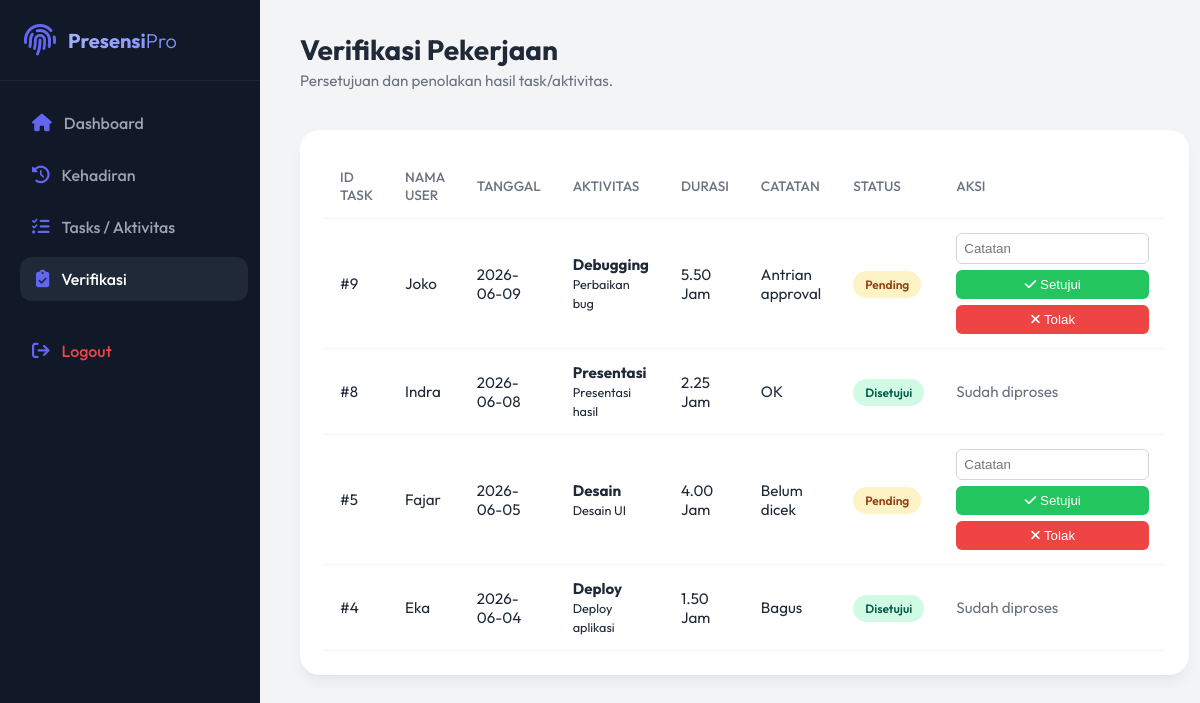
The app's page /verification/index.php (signed in) with its own data.
### tables this page shows
CREATE TABLE `verifications` (
  `id` int(11) NOT NULL,
  `status` enum('Pending','Disetujui','Ditolak') DEFAULT NULL,
  `catatan` varchar(500) DEFAULT NULL,
  `tanggal_approval` datetime DEFAULT NULL,
  `tasks_idtasks` int(11) DEFAULT NULL,
  `users_id` int(11) DEFAULT NULL
);

CREATE TABLE `users` (
  `id` int(11) NOT NULL,
  `nama` varchar(100) NOT NULL,
  `email` varchar(100) NOT NULL,
  `password` varchar(255) NOT NULL,
  `divisi` enum('IT','HR','Finance','Marketing','Operasional') NOT NULL,
  `status` enum('Aktif','Nonaktif') DEFAULT 'Aktif',
  `tipe_users_id` int(11) DEFAULT NULL
);

CREATE TABLE `tasks` (
  `id` int(11) NOT NULL,
  `tanggal` date NOT NULL,
  `aktivitas` varchar(255) DEFAULT NULL,
  `deskripsi` varchar(500) DEFAULT NULL,
  `durasi_jam` decimal(4,2) DEFAULT NULL,
  `users_id` int(11) DEFAULT NULL
);

### models/Verification.php (called while the page is built, shortened)
<?php
class Verification
{
    private $conn;
    private $table_name = "verifications";
    public function __construct($db)
    {
        $this->conn = $db;
    }
    public function readPaging($from_record_num, $records_per_page, $powerLevel = null)
    {
        $query = "SELECT
                    v.*,
                    u.nama AS user_name,
                    t.aktivitas,
                    t.deskripsi,
                    t.tanggal,
                    t.durasi_jam
                  FROM " . $this->table_name . " v
                  LEFT JOIN users u ON v.users_id = u.id
                  LEFT JOIN tasks t ON v.tasks_idtasks = t.id";
        if ($powerLevel !== null && $powerLevel < 5) {
            $query .= " WHERE (6 - u.tipe_users_id) < :powerLevel";
        }
        $query .= " ORDER BY v.id DESC LIMIT :from, :limit";
        $stmt = $this->conn->prepare($query);
        if ($powerLevel !== null && $powerLevel < 5) {
            $stmt->bindParam(':powerLevel', $powerLevel, PDO::PARAM_INT);
        }
        $stmt->bindParam(':from', $from_record_num, PDO::PARAM_INT);
        $stmt->bindParam(':limit', $records_per_page, PDO::PARAM_INT);
        $stmt->execute();
        return $stmt;
    }
    public function count($powerLevel = null, $status = null)
    {
        $query = "SELECT COUNT(*) as total_row FROM " . $this->table_name . " v LEFT JOIN users u ON v.users_id = u.id";
        $conditions = [];
        if ($powerLevel !== null && $powerLevel < 5) {
            $conditions[] = "(6 - u.tipe_users_id) < :powerLevel";
        }
        if (!empty($conditions)) {
            $query .= " WHERE " . implode(" AND ", $conditions);
        }
        $stmt = $this->conn->prepare($query);
        if ($powerLevel !== null && $powerLevel < 5) {
            $stmt->bindParam(':powerLevel', $powerLevel, PDO::PARAM_INT);
        }
        $stmt->execute();
        $row = $stmt->fetch(PDO::FETCH_ASSOC);
        return $row['total_row'];
    }
}
?>

### verification/index.php (the view, shortened to what this page needs)
<?php
require_once '../models/Verification.php';
$database = new Database();
$db = $database->getConnection();
$verification = new Verification($db);
$userPowerLevel = $_SESSION['power_level'] ?? 1;
$page = isset($_GET['page']) ? (int) $_GET['page'] : 1;
$records_per_page = 5;
$from_record_num = ($records_per_page * $page) - $records_per_page;
$filterPowerLevel = ($userPowerLevel < 5) ? $userPowerLevel : null;
$stmt = $verification->readPaging($from_record_num, $records_per_page, $filterPowerLevel);
?>
<!DOCTYPE html>
<html lang="id">
<head>
    <link rel="stylesheet" href="https://cdnjs.cloudflare.com/ajax/libs/font-awesome/6.4.0/css/all.min.css">
    <link rel="stylesheet" href="../assets/css/style.css">
</head>
<body>
    <aside class="sidebar">
        <div class="sidebar-header">
            <i class="fa-solid fa-fingerprint fa-2x" style="color: var(--primary-light);"></i>
            <h2>Presensi<span style="color: white; font-weight: 300;">Pro</span></h2>
        </div>
        <ul class="nav-links">
            <li><a href="../index.php"><i class="fa-solid fa-house"></i> Dashboard</a></li>
            <li><a href="../kehadiran/index.php"><i class="fa-solid fa-clock-rotate-left"></i> Kehadiran</a></li>
            <li><a href="../tasks/index.php"><i class="fa-solid fa-list-check"></i> Tasks / Aktivitas</a></li>
            <?php if (isset($_SESSION['power_level']) && $_SESSION['power_level'] > 1): ?>
                <li><a href="index.php" class="active"><i class="fa-solid fa-clipboard-check"></i> Verifikasi</a></li>
            <?php endif; ?>
            <li style="margin-top: auto; padding-top: 20px;"><a href="../logout.php" style="color: #ef4444;"><i
                        class="fa-solid fa-arrow-right-from-bracket"></i> Logout</a></li>
        </ul>
    </aside>
    <main class="main-content">
        <header class="top-header">
            <div class="welcome-msg">
                <h1>Verifikasi Pekerjaan</h1>
                <p>Persetujuan dan penolakan hasil task/aktivitas.</p>
            </div>
        </header>
        <div class="section-card">
            <div class="table-responsive">
                <table>
                    <thead>
                        <tr>
                            <th>ID TASK</th>
                            <th>NAMA USER</th>
                            <th>TANGGAL</th>
                            <th>AKTIVITAS</th>
                            <th>DURASI</th>
                            <th>CATATAN</th>
                            <th>STATUS</th>
                            <th>AKSI</th>
                        </tr>
                    </thead>
                    <tbody>
                        <?php while ($row = $stmt->fetch(PDO::FETCH_ASSOC)): ?>
                            <tr>
                                <td>#<?php echo htmlspecialchars($row['tasks_idtasks']); ?></td>
                                <td><?php echo htmlspecialchars($row['user_name'] ?? '-'); ?></td>
                                <td><?php echo htmlspecialchars($row['tanggal'] ?? '-'); ?></td>
                                <td>
                                    <strong><?php echo htmlspecialchars($row['aktivitas'] ?? '-'); ?></strong><br>
                                    <small><?php echo htmlspecialchars($row['deskripsi'] ?? '-'); ?></small>
                                </td>
                                <td><?php echo htmlspecialchars($row['durasi_jam'] ?? '-'); ?> Jam</td>
                                <td><?php echo htmlspecialchars($row['catatan']); ?></td>
                                <td>
                                    <?php if ($row['status'] == 'Disetujui'): ?>
                                        <span class="status-badge" style="background:#D1FAE5; color:#065F46;">Disetujui</span>
                                    <?php elseif ($row['status'] == 'Pending'): ?>
                                        <span class="status-badge" style="background:#FEF3C7; color:#92400E;">Pending</span>
                                    <?php else: ?>
                                        <span class="status-badge" style="background:#FEE2E2; color:#991B1B;">Ditolak</span>
                                    <?php endif; ?>
                                </td>
                                <td>
                                    <?php if ($row['status'] == 'Pending'): ?>
                                        <form method="POST"
                                            style="display:flex; flex-direction:column; gap:6px; min-width:180px;">
                                            <input type="text" name="catatan" placeholder="Catatan"
                                                style="padding:7px; border:1px solid #d1d5db; border-radius:6px;">
                                            <button type="submit" name="status" value="Disetujui"
                                                style="padding:7px; background:#22c55e; color:white; border:none; border-radius:6px; cursor:pointer;">
                                                <i class="fa-solid fa-check"></i> Setujui
                                            </button>
                                            <button type="submit" name="status" value="Ditolak"
                                                style="padding:7px; background:#ef4444; color:white; border:none; border-radius:6px; cursor:pointer;">
                                                <i class="fa-solid fa-xmark"></i> Tolak
                                            </button>
                                        </form>
                                    <?php else: ?>
                                        <span style="color: var(--text-muted);">Sudah diproses</span>
                                    <?php endif; ?>
                                </td>
                            </tr>
                        <?php endwhile; ?>
                    </tbody>
                </table>
            </div>
        </div>
    </main>
</body>
</html>

### assets/css/style.css (style rules this page uses)
:root { --primary: #4f46e5; --primary-light: #6366f1; --secondary: #10b981; --background: #f3f4f6; --surface: #ffffff; --text-main: #1f2937; --text-muted: #6b7280; --sidebar-bg: #111827; --sidebar-text: #9ca3af; --sidebar-hover: #1f2937; --card-shadow: 0 10px 15px -3px rgba(0, 0, 0, 0.05), 0 4px 6px -2px rgba(0, 0, 0, 0.025); --transition: all 0.3s cubic-bezier(0.4, 0, 0.2, 1); }
* { margin: 0; padding: 0; box-sizing: border-box; }
body { font-family: "Outfit", sans-serif; background-color: var(--background); color: var(--text-main); display: flex; min-height: 100vh; overflow-x: hidden; }
.sidebar { width: 260px; background-color: var(--sidebar-bg); color: white; display: flex; flex-direction: column; transition: var(--transition); position: fixed; height: 100vh; z-index: 50; }
.sidebar-header { padding: 24px; display: flex; align-items: center; gap: 12px; border-bottom: 1px solid rgba(255, 255, 255, 0.05); }
.sidebar-header h2 { font-size: 1.25rem; font-weight: 700; background: linear-gradient(135deg, #a5b4fc, #818cf8); background-clip: text; -webkit-background-clip: text; -webkit-text-fill-color: transparent; }
.nav-links { list-style: none; padding: 20px 0; flex: 1; }
.nav-links li { padding: 0 16px; margin-bottom: 8px; }
.nav-links a { display: flex; align-items: center; gap: 12px; color: var(--sidebar-text); text-decoration: none; padding: 12px 16px; border-radius: 12px; font-weight: 500; transition: var(--transition); }
.nav-links a:hover, .nav-links a.active { background-color: var(--sidebar-hover); color: white; transform: translateX(4px); }
.nav-links a i { font-size: 1.1rem; color: var(--primary-light); }
.main-content { flex: 1; margin-left: 260px; padding: 32px 40px; transition: var(--transition); }
.top-header { display: flex; justify-content: space-between; align-items: center; margin-bottom: 40px; }
.welcome-msg h1 { font-size: 1.75rem; font-weight: 700; color: var(--text-main); margin-bottom: 4px; }
.welcome-msg p { color: var(--text-muted); font-size: 0.95rem; }
.section-card { background: var(--surface); border-radius: 20px; padding: 24px; box-shadow: var(--card-shadow); }
table { width: 100%; border-collapse: collapse; }
th, td { padding: 14px 16px; text-align: left; border-bottom: 1px solid #f3f4f6; }
th { color: var(--text-muted); font-weight: 500; font-size: 0.85rem; text-transform: uppercase; }
td { font-size: 0.95rem; color: var(--text-main); }
.status-badge { padding: 6px 12px; border-radius: 20px; font-size: 0.75rem; font-weight: 600; }

### records on screen
verifications: tasks_idtasks "9", users.nama "Joko", tasks_idtasks.tanggal "2026-06-09", tasks_idtasks.aktivitas "Debugging", tasks_idtasks.deskripsi "Perbaikan bug", tasks_idtasks.durasi_jam "5.50", catatan "Antrian approval", status "Pending"
verifications: tasks_idtasks "8", users.nama "Indra", tasks_idtasks.tanggal "2026-06-08", tasks_idtasks.aktivitas "Presentasi", tasks_idtasks.deskripsi "Presentasi hasil", tasks_idtasks.durasi_jam "2.25", catatan "OK", status "Disetujui"
verifications: tasks_idtasks "5", users.nama "Fajar", tasks_idtasks.tanggal "2026-06-05", tasks_idtasks.aktivitas "Desain", tasks_idtasks.deskripsi "Desain UI", tasks_idtasks.durasi_jam "4.00", catatan "Belum dicek", status "Pending"
verifications: tasks_idtasks "4", users.nama "Eka", tasks_idtasks.tanggal "2026-06-04", tasks_idtasks.aktivitas "Deploy", tasks_idtasks.deskripsi "Deploy aplikasi", tasks_idtasks.durasi_jam "1.50", catatan "Bagus", status "Disetujui"
